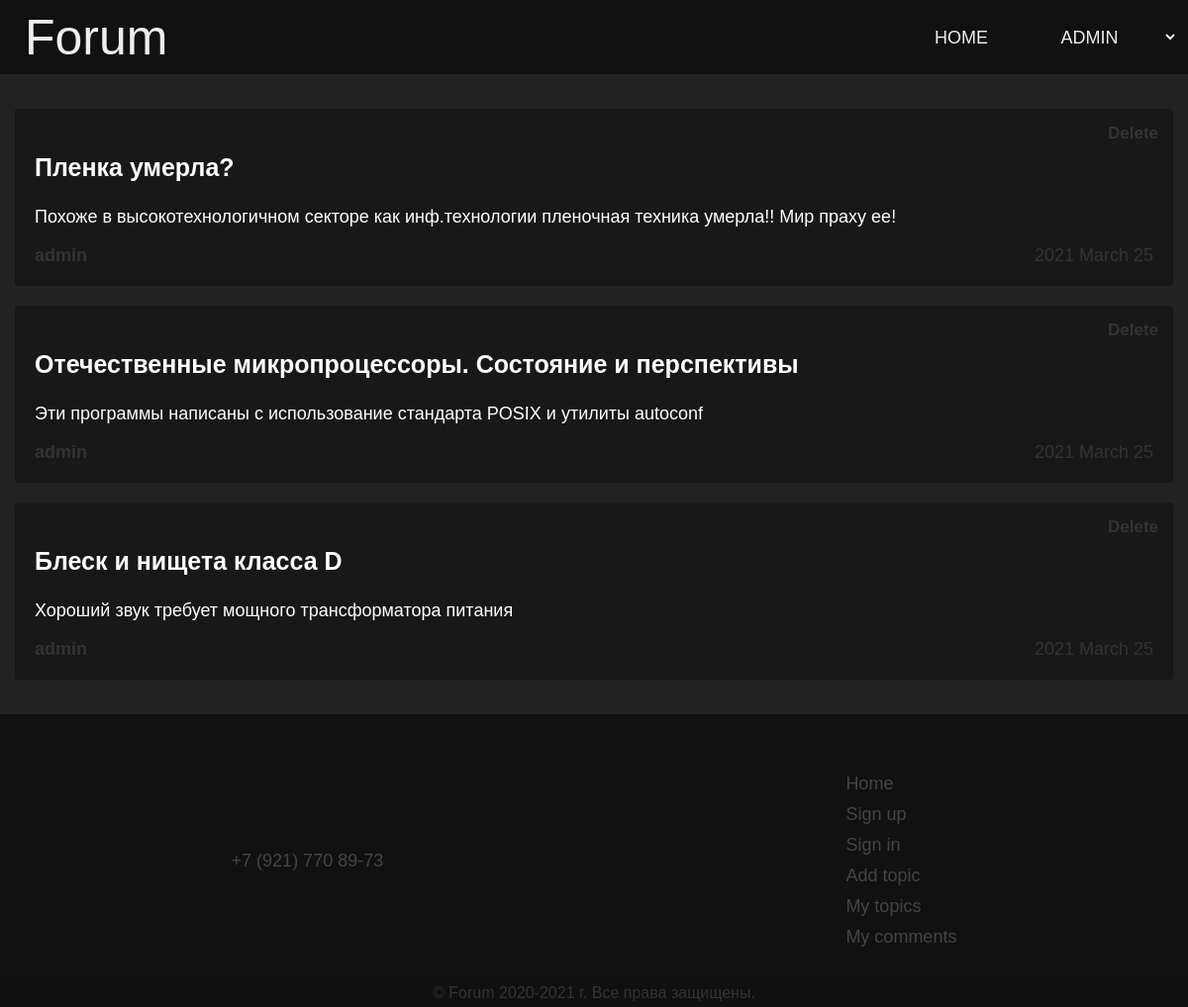
Page /pages/my_topics.php (signed in) on the committed database.
### tables this page shows
CREATE TABLE `topics` (
  `id` int(11) NOT NULL,
  `title` text NOT NULL,
  `description` text NOT NULL,
  `content` text NOT NULL,
  `date` timestamp NOT NULL DEFAULT current_timestamp(),
  `author` text NOT NULL
);

### pages/my_topics.php (the view, shortened to what this page needs)
<?php
  require_once '../core/connect.php';
?>
<!DOCTYPE html>
<html lang="en" dir="ltr">
<head>
  <link rel="stylesheet" href="../media/css/style.css">
  <link rel="stylesheet" href="../media/css/header.css">
  <link rel="stylesheet" href="../media/css/my_topics.css">
</head>
<body>
  <header class="page-header">
    <span class="header-logo"><a href="http://forum">Forum</a></span>
    <ul class="header-menu">
      <li><a href="http://forum">Home</a></li>
      <?php if(isset($_SESSION['login']) && !empty(trim($_SESSION['login']))) : ?>
        <li>
          <select class="dropdown-menu" id="dropdown-menu">
            <option disabled selected style="display: none;"><?= $_SESSION['login'] ?></option>
          </select>
        </li>
      <?php else : ?>
        <li><a href="http://forum/pages/sign_up.php">Sign up</a></li>
        <li><a href="http://forum/pages/sign_in.php">Sign in</a></li>
      <?php endif; ?>
    </ul>
  </header>
  <main class="main-content">
    <ul class="my_topics">
      <?php
        $author = $_SESSION['login'];
        $topics = $pdo->query("SELECT * FROM `topics` WHERE `author` = '$author'")
                      ->fetchAll(PDO::FETCH_ASSOC);
        foreach ($topics as $topic) :
      ?>
        <li class="topic">
          <button id="delete_topic" class="topic-delete" data-id="<?=$topic['id']?>">Delete</button>
          <a href="/pages/topic.php?id=<?=$topic['id']?>"></a>
          <h3 class="topic-title"><?=$topic['title']?></h3>
          <p class="topic-description"><?=$topic['description']?></p>
          <span class="topic-author"><?=$topic['author']?></span>
          <time class="topic-date" datetime="<?=(new DateTime($topic['date']))->format('Y-M-d')?>"><?=(new DateTime($topic['date']))->format('Y F d')?></time>
        </li>
      <?php endforeach; ?>
    </ul>
  </main>
  <footer class="page-footer">
    <a href="tel:+79217708973" class="phone">+7 (921) 770 89-73</a>
    <ul class="footer-menu">
      <li><a href="http://forum/">Home</a></li>
      <li><a href="http://forum/pages/sign_up.php">Sign up</a></li>
      <li><a href="http://forum/pages/sign_in.php">Sign in</a></li>
      <li><a href="http://forum/pages/add_topic.php">Add topic</a></li>
      <li><a href="http://forum/pages/my_topics.php">My topics</a></li>
      <li><a href="http://forum/pages/my_comments.php">My comments</a></li>
    </ul>
    <span class="copyright">© Forum 2020-2021 г. Все права защищены.</span>
  </footer>
</body>
</html>

### media/css/style.css (style rules this page uses)
* { box-sizing: border-box; }
body { height: 100vh; margin: 0; background-color: #222; font-family: sans-serif; color: white; display: flex; justify-content: space-between; align-items: stretch; flex-direction: column; }
ul { list-style: none; margin: 0; padding: 0; }
main { width: 100%; max-width: 1440px; padding: 15px; margin: 0 auto; }
.page-footer { position: relative; width: 100%; display: flex; justify-content: space-around; align-items: center; background-color: #111; padding: 50px 0; }
.page-footer .phone { color: #444; font-size: 18px; text-decoration: none; }
.page-footer .footer-menu li { margin: 10px 0; }
.page-footer .footer-menu a { color: #444; font-size: 18px; text-decoration: none; }
.page-footer .copyright { position: absolute; bottom: 0; left: 0; right: 0; padding: 5px 0; text-align: center; background-color: #101010; color: #333; }

### media/css/header.css (style rules this page uses)
.page-header { width: 100%; height: 75px; padding: 0 10px 0 25px; display: flex; justify-content: space-between; align-items: center; background-color: #111; }
.page-header .header-logo { user-select: none; font-size: 50px; }
.page-header a { color: #eee; text-decoration: none; }
.page-header .header-menu { display: flex; justify-content: center; align-items: center; height: 100%; text-transform: uppercase; }
.page-header .header-menu li { height: 100%; }
.page-header .header-menu a { display: block; font-size: 18px; padding: 0 15px; height: 100%; line-height: 77px; }
.page-header .header-menu .dropdown-menu { background-color: transparent; border: none; height: 100%; color: #eee; font-size: 18px; outline: none; text-transform: uppercase; text-align: center; padding: 0 5px 0 15px; }
.page-header .header-menu .dropdown-menu option { background-color: #111; border: none; }

### media/css/my_topics.css (style rules this page uses)
.topic { position: relative; padding: 20px; margin: 20px 0; border-radius: 3px; background-color: #181818; cursor: pointer; transition: background-color .3s; overflow: hidden; font-size: 18px; }
.topic>a { position: absolute; top: 0; bottom: 0; left: 0; right: 0; display: block; width: 100%; height: 100%; }
.topic-title { font-size: 25px; }
.topic-author { color: #333; font-weight: bold; }
.topic-date { float: right; color: #333; }
.topic-delete { position: absolute; top: 10px; right: 10px; background-color: transparent; border: none; color: #333; font-weight: bold; font-size: 17px; z-index: 10; cursor: pointer; transition: .3s; padding: 5px; border-radius: 3px; outline: none; }

### rows in the picture
topics: title "Пленка умерла?", description "Похоже в высокотехнологичном секторе как инф.технологии пленочная техника умерла!! Мир праху ее!", author "admin", date "2021 March 25"
topics: title "Отечественные микропроцессоры. Состояние и перспективы", description "Эти программы написаны с использование стандарта POSIX и утилиты autoconf", author "admin", date "2021 March 25"
topics: title "Блеск и нищета класса D", description "Хороший звук требует мощного трансформатора питания", author "admin", date "2021 March 25"

### other values in the picture
form field value "admin"
